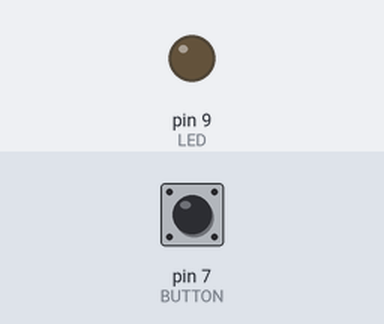
The sketch below on a simulated Arduino Uno, built with avr-gcc and run on an emulated ATmega328P. Shown: output pins drawn as LEDs (lit = HIGH). The inputs (shaded band) are chosen by the test bench; at power-on: pin 7 (BUTTON) LOW.

Above: at 1.2 s.
1.3 s: pin 7 (BUTTON) pulled HIGH for 1 s
At 1.7 s:
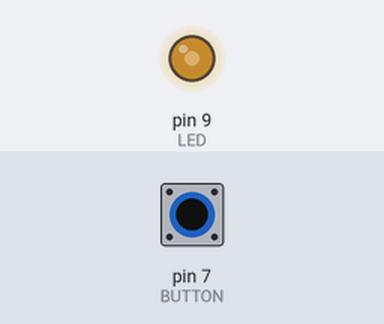
At 2.6 s:
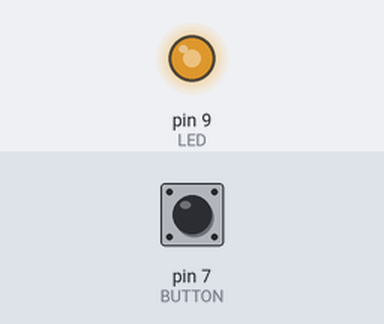
3.8 s: pin 7 (BUTTON) pulled HIGH for 0.15 s
At 4.1 s:
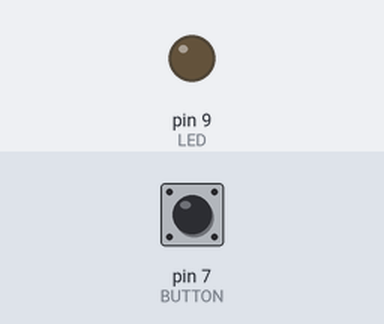
5.4 s: pin 7 (BUTTON) pulled HIGH for 3.2 s
Timing chart, 0 to 10.1 s (numbered marks = the images above; inputs shaded):
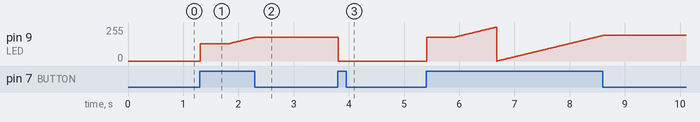

Measured:
- after the input at 1.3 s, pin 9 (LED): moves from 0/255 to 178/255 over 0.99 s, starting at once
- after the input at 3.8 s, pin 9 (LED): 178/255 → 0/255 at once

The sketch:

Exemplo5.ino
```cpp
// Exemplo 05: Ligar o led quando o botao e pressionado
// e mantem o led ligado quando o botao e solto
// incluindo o efeito de de-bouncing

#define LED 9 // pin para o led
#define BUTTON 7 // pin para o botao

int val = 0; // guarda o valor do estado do botao
int old_val = 0; // guarda o valoar anterior do botao

int state = 0; // 0 = LED desligado e 1 = LED ligado

int brightness = 128; // Valor do brilho do led
unsigned long startTime = 0; // horario em que o led foi pressionado

void setup(){
  pinMode(LED, OUTPUT); // avisa o arduino sobre o output
  pinMode(BUTTON, INPUT); // avisa o arduino sobre o input
}

void loop(){
  val = digitalRead(BUTTON); // le o valor do botao

  // verifica se e uma transicao
  if((val == HIGH) && (old_val == LOW)){
    // muda o estado de on para off ou vice-versa
    state = 1 - state;
    // millis() retorna o valor de tempo de
    // quando o arduino foi resetado
    startTime = millis();
    // aplica um delay de 10 ms
    delay(10);
  }
  // verifica se o botao foi pressionado
  if((val == HIGH) && (old_val == HIGH)){
    // verifica se foi mais de 500 ms
    if(state == 1 && (millis() - startTime) > 500){
      // incrementa o brilho em mais um
      brightness++;
      // aplica um delay de 10 ms
      delay(10);
      // verifica se o brilho e maior que 255
      if(brightness > 255){
        // caso verdadeiro zera o brilho
        brightness = 0;
      }
    }
  }
  // guarda o valor antigo de val
  old_val = val;
  // verifica o estado
  if(state == 1){
    // caso verdadeiro liga o led
    analogWrite(LED, brightness);
  } else {
    // caso falso desliga o led
    analogWrite(LED,0);
  }
}
```
